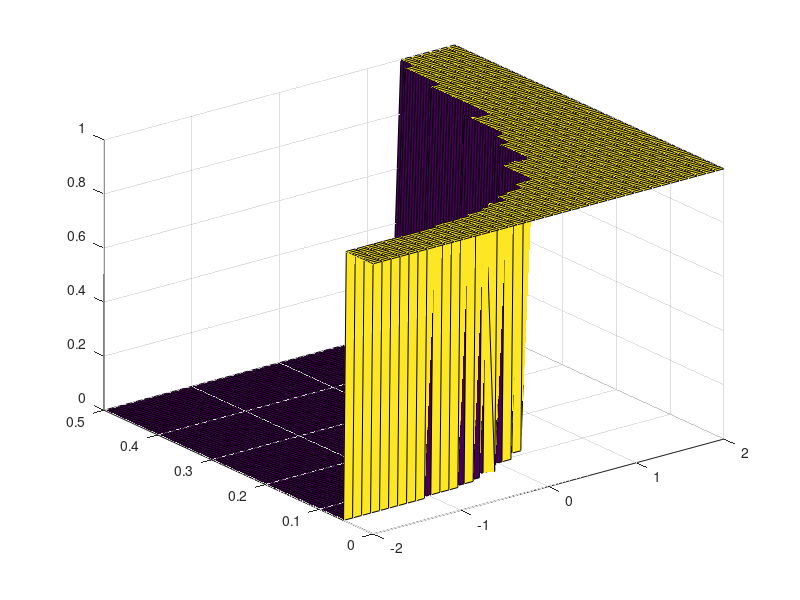

This figure's MATLAB source: (Note: this script raises an error after producing the figure.)
%%
clc;clear;close all hidden;
%%
load('gamma_threshold_plot_for_cliff_fit.mat');
%%
F_t = .02;
%%
figure;
F_bin = double(F>F_t);
[X_axis,Y_axis] = meshgrid(log10(gammas),thresholds);
s = surf(X_axis,Y_axis,F_bin');
s.EdgeColor = "none";
%%
y = zeros(length(gammas),1);
for i = 1:length(gammas)
    indices = find(F_bin(i,:)==1);
    y(i) = thresholds(max(indices));
end
%%
figure;
s = surf(X_axis,Y_axis,F');
s.EdgeColor = "none";
hold on;
plot3(log10(gammas),y,.7*ones(length(gammas),1),LineWidth=4,color='red');
%%
y = y(y<thresholds(end));
fit_data = fit(log10(gammas(1:length(y)))',y-y(1),'exp1');
y_hat = fit_data.a*exp(fit_data.b*log10(gammas(1:length(y))));
plot3(log10(gammas(1:length(y))),y_hat+y(1),.7*ones(length(y),1),LineWidth=4,color='green');
%%
% fit_data.b = fit_data.b/1.25;
% fit_data.a = fit_data.a/2;
x_hat = fit_data.a*exp(fit_data.b*(log10(gammas)-1));
plot3(log10(gammas),x_hat+y(1),.7*ones(length(gammas),1),LineWidth=4,color='magenta');
%%
load('gamma_threshold_plot_for_cliff_fit2.mat');
%%
F_bin = double(F>F_t);
y = zeros(length(gammas),1);
for i = 1:length(gammas)
    indices = find(F_bin(i,:)==1);
    y(i) = thresholds(max(indices));
end

%%
figure;
s = surf(X_axis,Y_axis,F');
s.EdgeColor = "none";
hold on;
%%
y = y(y<thresholds(end));
y_hat = fit_data.a*exp(fit_data.b*log10(gammas(1:length(y))));
plot3(log10(gammas(1:length(y))),y_hat+y(1),.7*ones(length(y),1),LineWidth=4,color='green');
%%
% x_hat = fit_data.a*exp(fit_data.b*(log10(gammas)-1));
x_hat = fit_data.a*exp(fit_data.b*(log10(gammas)-.75));
x_hat = x_hat(x_hat<thresholds(end));
plot3(log10(gammas(1:length(x_hat))),x_hat+.95*y(1),.7*ones(length(x_hat),1),LineWidth=4,color='magenta');
%%
x_hat = fit_data.a*exp(fit_data.b*(log10(gammas)-1));
x_hat = x_hat(x_hat<thresholds(end));
plot3(log10(gammas(1:length(x_hat))),x_hat+.95*y(1),.7*ones(length(x_hat),1),LineWidth=4,color='magenta');
%%
load('gamma_threshold_plot_for_cliff_fit3.mat');
%%
F_t = .02;
F_bin = double(F>F_t);
y = zeros(length(gammas),1);
for i = 1:length(gammas)
    indices = find(F_bin(i,:)==1);
    y(i) = thresholds(max(indices));
end
%%
figure;
s = surf(X_axis,Y_axis,F_bin');
s.EdgeColor = "none";
%%
figure;
s = surf(X_axis,Y_axis,F');
s.EdgeColor = "none";
hold on;
%%
y = y(y<thresholds(end));
y_hat = fit_data.a*exp(fit_data.b*log10(gammas(1:length(y))));
plot3(log10(gammas(1:length(y))),y_hat+y(1),.7*ones(length(y),1),LineWidth=4,color='green');
fit_data = fit(log10(gammas(1:length(y)))',y-y(1),'exp1');
y_hat = fit_data.a*exp(fit_data.b*log10(gammas(1:length(y))));
plot3(log10(gammas(1:length(y))),y_hat+y(1),.7*ones(length(y),1),LineWidth=4,color='black');
%%
% x_hat = fit_data.a*exp(fit_data.b*(log10(gammas)-1));
x_hat = fit_data.a*exp(fit_data.b*(log10(gammas)-.75));
x_hat = x_hat(x_hat<thresholds(end));
plot3(log10(gammas(1:length(x_hat))),x_hat+.95*y(1),.7*ones(length(x_hat),1),LineWidth=4,color='magenta');
%%
x_hat = fit_data.a*exp(fit_data.b*(log10(gammas)-1));
x_hat = x_hat(x_hat<thresholds(end));
plot3(log10(gammas(1:length(x_hat))),x_hat+.95*y(1),.7*ones(length(x_hat),1),LineWidth=4,color='magenta');
%%
load('gamma_threshold_plot_for_cliff_fit4.mat');
%%
F_t = .02;
F_bin = double(F>F_t);
y = zeros(length(gammas),1);
for i = 1:length(gammas)
    indices = find(F_bin(i,:)==1);
    y(i) = thresholds(max(indices));
end
%%
figure;
s = surf(X_axis,Y_axis,F_bin');
s.EdgeColor = "none";
%%
figure;
s = surf(X_axis,Y_axis,F');
s.EdgeColor = "none";
hold on;
%%
y = y(y<thresholds(end));
y_hat = fit_data.a*exp(fit_data.b*log10(gammas(1:length(y))));
plot3(log10(gammas(1:length(y))),y_hat+y(1),.7*ones(length(y),1),LineWidth=4,color='green');
fit_data = fit(log10(gammas(1:length(y)))',y-y(1),'exp1');
y_hat = fit_data.a*exp(fit_data.b*log10(gammas(1:length(y))));
plot3(log10(gammas(1:length(y))),y_hat+y(1),.7*ones(length(y),1),LineWidth=4,color='black');
%%
% x_hat = fit_data.a*exp(fit_data.b*(log10(gammas)-1));
x_hat = fit_data.a*exp(fit_data.b*(log10(gammas)-.75));
x_hat = x_hat(x_hat<thresholds(end));
plot3(log10(gammas(1:length(x_hat))),x_hat+.95*y(1),.7*ones(length(x_hat),1),LineWidth=4,color='magenta');
%%
x_hat = fit_data.a*exp(fit_data.b*(log10(gammas)-1.5));
x_hat = x_hat(x_hat<thresholds(end));
plot3(log10(gammas(1:length(x_hat))),x_hat+.95*y(1),.7*ones(length(x_hat),1),LineWidth=4,color='magenta');
